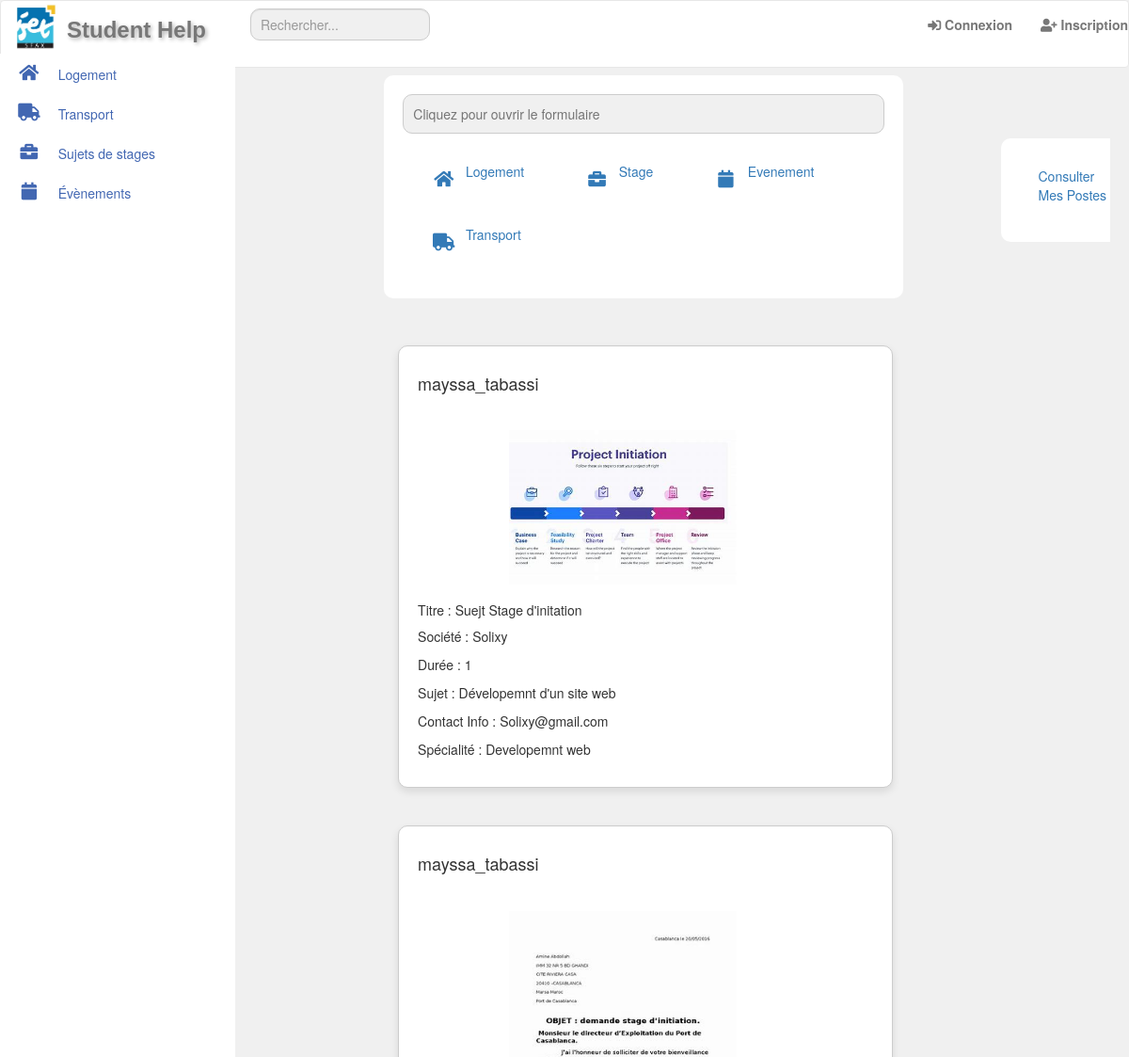
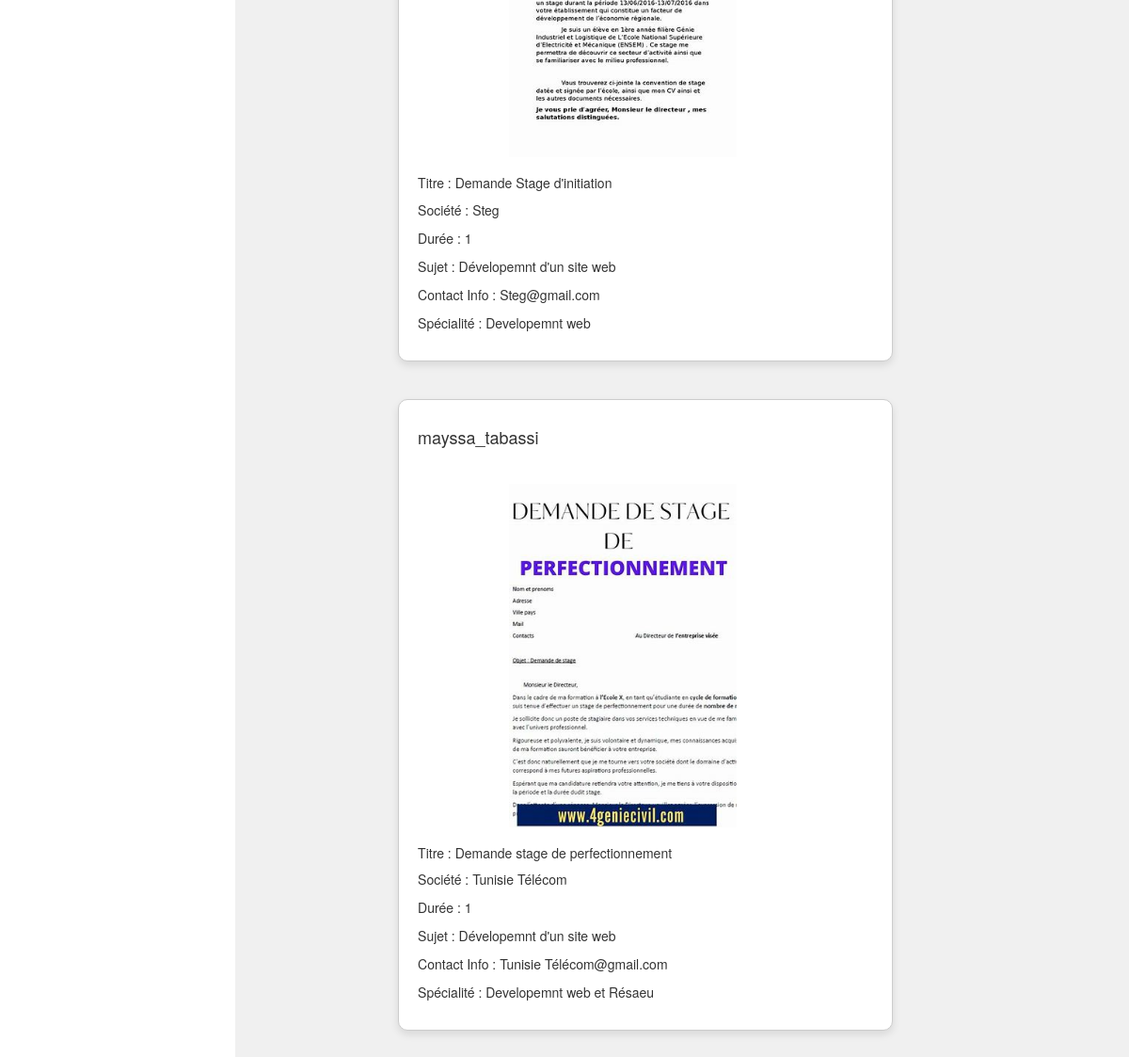
Screenshot of /stage/ with the database file from the repository (2 pictures, top to bottom).
### Student/models.py (models this page shows)
class Post(models.Model):
    OFFRE = 0
    DEMANDE = 1
    TYPE_CHOICES = [
        (OFFRE, 'Offre'),
        (DEMANDE, 'Demande'),
    ]
    Title = models.CharField(max_length=200)
    Type = models.IntegerField(choices=TYPE_CHOICES)
    Date = models.DateTimeField(default=timezone.now)
    Image = models.ImageField(upload_to='media', blank=True)
    author = models.ForeignKey(User, on_delete=models.CASCADE, null=True)
    def image_preview(self):
        if self.Image:
            return mark_safe('<img src="{}" width="150" height="150" />'.format(self.Image.url))
        else:
            return 'No Image'
    class Meta:
        abstract = True

class Stage(Post):
    OUVRIER = 1
    TECHNICIEN = 2
    PFE = 3
    TYPE_CHOICES = [
        (OUVRIER, 'Ouvrier'),
        (TECHNICIEN, 'Technicien'),
        (PFE, 'Projet de Fin dÉtudes'),
    ]
    Stage_type = models.IntegerField(choices=TYPE_CHOICES)
    Société = models.CharField(max_length=200)
    Durée = models.IntegerField()
    Sujet = models.CharField(max_length=200)
    Contactinfo = models.CharField(max_length=200)
    Spécialité = models.CharField(max_length=100)

### Student/views.py (the view)
# urls.py: path('stage/', StageListView.as_view(), name='stage-list'),
class StageListView(ListView):
    model = Stage
    template_name = 'List/StageList.html'

### templates/List/StageList.html (shortened to what this page needs)
{% extends 'base.html' %}
{% block content %}
<div class="list">
    <div class="card">
        <input type="text" placeholder="Cliquez pour ouvrir le formulaire" onclick="window.location.href='{% url 'create-logement' %}'">
        <div class="buttons">
            <a class="button" href="{% url 'create-logement' %}">
                <span class="fa-stack fa-lg pull-left"><i class="fa fa-home fa-stack-1x"></i></span>
                Logement
            </a>
            <a class="button" href="{% url 'create-stage' %}">
                <span class="fa-stack fa-lg pull-left"><i class="fa fa-briefcase fa-stack-1x"></i></span>
                Stage
            </a>
            <div class="dropdown">
                <a class="button" href="#">
                    <span class="fa-stack fa-lg pull-left"><i class="fa fa-calendar fa-stack-1x"></i></span>
                    Evenement
                </a>
            </div>
            <a class="button" href="{% url 'create-transport' %}">
                <span class="fa-stack fa-lg pull-left"><i class="fa fa-truck fa-stack-1x "></i></span>
                Transport
            </a>
        </div>
    </div>
    <div class="card5" style="width: 18rem;">
        <div class="card-body">
          <a href="{% url 'mespost-view' %}" class="button">Consulter Mes Postes</a>
        </div>
      </div>
    <div class="container2">
        <ul class="post-list">
            {% for post in object_list %}
            <div class="card2">
               <h4><p class="card-text">{{ post.author }}</p></h4>
                {% if post.Image %}
                     {{ post.image_preview|safe }}
                {% else %}
                    <img src="media/anonyme1.png">
                {% endif %}
                <div class="card-body">
                    <h5 class="card-title">Titre : {{ post.Title }}</h5>
                    <p class="card-text">Société : {{ post.Société }}</p>
                    <p class="card-text">Durée : {{ post.Durée }}</p>
                    <p class="card-text">Sujet : {{ post.Sujet }}</p>
                    <p class="card-text">Contact Info : {{ post.Contactinfo }}</p>
                    <p class="card-text">Spécialité : {{ post.Spécialité }}</p>
                </div>
            </div>
            {% endfor %}
        </ul>
    </div>
</div>
{% endblock %}

### templates/base.html (shortened to what this page needs)
{% load static %}
<!DOCTYPE html>
<html>
<head>
</head>
<body style="background-color: #f0f0f0;">
    {% include 'navbar.html' %}
<div style="display: flex;">
    <div style="flex: 0 0 200px; background-color: #f0f0f0;">
        {% include 'sidebar.html' %}
    <div style="flex: 1; padding: 20px;">
        {% block content %}
        {% endblock %}
    </div>
</body>

### templates/navbar.html (shortened to what this page needs)
{% load static %}
<nav class="navbar navbar-default no-margin" style="background-color: white; position: fixed; width: 100%; z-index: 1000;">
   <div class="navbar-header fixed-brand">
        <img src="{% static 'iset.jpg' %}" alt="">
        <div class="logo">
            <a class="navbar-brand" href="">Student Help</a>
        </div>
</div>
        <form class="navbar-form navbar-left compact-search-form" method="GET" action="{% url 'search' %}">
            <div class="form-group">
                <input type="text" class="form-control" name="q" placeholder="Rechercher...">
            </div>
        </form>
        <ul class="nav navbar-nav navbar-right">
            {% if user.is_authenticated %}
            <li >
                <a class="nav-link" href="#"style="padding: 18px 10px;">Hello,{{user}}</a>
            </li>
            <li class="nav-item active">
                <form action="{% url 'logout' %}" method="post">
                    {% csrf_token %}
                    <button type="submit" class="nav-link custom-link" style="padding: 18px 10px;">
                        <i class="fas fa-sign-out-alt"></i>
                        Déconnexion
                    </button>
                </form>
            </li>
            {% else %}
            <li >
                <a class="nav-link custom-link" href="{% url 'login' %}">
                    <i class="fas fa-sign-in-alt"></i>
                    Connexion
                </a>
            </li>
            <li >
                <a class="nav-link custom-link" href="{% url 'register' %}">
                    <i class="fas fa-user-plus"></i>
                    Inscription
                </a>
            </li>
            {% endif %}
        </ul>
</nav>

### templates/sidebar.html (shortened to what this page needs)
<!DOCTYPE html>
<html lang="en">
<head>
   <link rel="stylesheet" href="https://maxcdn.bootstrapcdn.com/font-awesome/4.5.0/css/font-awesome.min.css">
   <link rel="stylesheet" href="https://maxcdn.bootstrapcdn.com/bootstrap/3.4.1/css/bootstrap.min.css">
</head>
<body>
  <head>
    <link rel="stylesheet" href="https://maxcdn.bootstrapcdn.com/font-awesome/4.5.0/css/font-awesome.min.css">
    <link rel="stylesheet" href="https://cdnjs.cloudflare.com/ajax/libs/font-awesome/5.15.4/css/all.min.css" />
 </head>
 <body>
    <div id="wrapper">
      <div id="sidebar-wrapper" style="position: fixed; top: 57px; height: calc(100% - 20px); overflow-y: auto; z-index: 1000; background-color: #fff;">
         <ul class="sidebar-nav nav-pills nav-stacked" id="menu">
            <li>
               <a href="{% url 'logement-list' %}" style="color: #4267B2;"><span class="fa-stack fa-lg pull-left"><i class="fa fa-home fa-stack-1x"></i></span>Logement </a>
            </li>
            <li>
               <a href="{% url 'transport-list' %}" style="color: #4267B2;"> <span class="fa-stack fa-lg pull-left"> <i class="fa fa-truck fa-stack-1x "></i></span>Transport</a>
            </li>
            <li>
               <a href="{% url 'stage-list' %}" style="color: #4267B2;"><span class="fa-stack fa-lg pull-left"><i class="fa fa-briefcase fa-stack-1x"></i></span>Sujets de stages</a>
            </li>
          <li>
           <a href="#" style="color: #4267B2;"><span class="fa-stack fa-lg pull-left"><i class="fa fa-calendar fa-stack-1x"></i></span> Évènements</a>
        </li>
         </ul>
      </div>
   </div>
 </body>
 </html>
</body>
</html>

### templates/navbar.html (style rules this page uses)
.custom-link { border: none; background: none; padding: 0; color: #333; font-weight: bold; text-decoration: none; display: flex; align-items: center; }
.navbar-default .navbar-brand { color: #0a68ba; text-shadow: 2px 2px 4px rgba(0, 0, 0, 0.3); font-weight: bold; font-size: 24px; font-family: 'Arial', sans-serif; margin-left: 55px; margin-top: -49px; margin-bottom: 3px; }
img { width: 55px; margin-left: 10px; margin-button: 5px; }

### templates/sidebar.html (style rules this page uses)
#wrapper { padding-left: 250px; }
#sidebar-wrapper { width: 250px; }
.nav-pills > li > a { border-radius: 0; }
#wrapper { padding-left: 0; -webkit-transition: all 0.5s ease; -moz-transition: all 0.5s ease; -o-transition: all 0.5s ease; transition: all 0.5s ease; overflow: hidden; }
#sidebar-wrapper { z-index: 1000; position: absolute; left: 250px; width: 0; height: 100%; margin-left: -250px; overflow-y: auto; background: #f7f5f5; -webkit-transition: all 0.5s ease; -moz-transition: all 0.5s ease; -o-transition: all 0.5s ease; transition: all 0.5s ease; }
.fixed-brand { width: auto; }
.sidebar-nav { position: absolute; top: 0; width: 250px; margin: 0; padding: 0; list-style: none; margin-top: 2px; }
.sidebar-nav li { text-indent: 15px; line-height: 40px; }
.sidebar-nav li a { display: block; text-decoration: none; color: #5960c6; }
.no-margin { margin: 0; }
@media (min-width: 768px) { #wrapper { padding-left: 250px; } }
@media (min-width: 768px) { .fixed-brand { width: 250px; } }
@media (min-width: 768px) { #sidebar-wrapper { width: 250px; } }

### templates/List/StageList.html (style rules this page uses)
.card2 { width: 100%; padding: 20px; margin-bottom: 20px; border: 1px solid #ccc; border-radius: 5px; box-shadow: 0 0 10px rgba(0, 0, 0, 0.1); display: flex; flex-direction: column; }
.card2 { width: 100%; padding: 20px; margin-bottom: 20px; border: 1px solid #ccc; border-radius: 5px; box-shadow: 0 0 10px rgba(0, 0, 0, 0.1); }
.card2 img { width: 100%; height: auto; margin-bottom: 10px; }
.card5 { background-color: white; border-radius: 10px; padding: 20px; margin: 20px; width: calc(65% - 40px); margin-bottom: 20px; position: relative; left: 85%; bottom: 190px; }
.dropdown { position: relative; display: inline-block; }
.card2 { background-color: white; width: calc(65% - 40px); border: 1px solid #ccc; border-radius: 10px; padding: 20px; box-shadow: 0 4px 8px rgba(0, 0, 0, 0.1); margin-bottom: 40px; position: relative; left: 13%; bottom: 100px; }
.card2 img { max-width: 50%; height: auto; margin-left:20% }
input[type="text"] { width: 100%; background-color: #f0f0f0; padding: 10px; border: 1px solid #ccc; border-radius: 10px; margin-bottom: 20px; box-sizing: border-box; }
.button { background-color: white; padding: 10px 20px; text-align: left; text-decoration: none; display: inline-block; border-radius: 10px; margin-right: 10px; margin-bottom: 10px; }
.list { overflow: hidden; }
.card { background-color: white; border-radius: 10px; padding: 20px; margin: 20px; width: calc(65% - 40px); margin-bottom: 20px; position: relative; left: 13%; margin-top: 60px; }

### rows the page displays
Stage: author "mayssa_tabassi", image_preview (picture), Title "Suejt Stage d'initation", Société "Solixy", Durée "1", Sujet "Dévelopemnt d'un site web", Contactinfo "Solixy@gmail.com", Spécialité "Developemnt web"
Stage: author "mayssa_tabassi", image_preview (picture), Title "Demande Stage d'initiation", Société "Steg", Durée "1", Sujet "Dévelopemnt d'un site web", Contactinfo "Steg@gmail.com", Spécialité "Developemnt web"
Stage: author "mayssa_tabassi", image_preview (picture), Title "Demande stage de perfectionnement", Société "Tunisie Télécom", Durée "1", Sujet "Dévelopemnt d'un site web", Contactinfo "Tunisie Télécom@gmail.com", Spécialité "Developemnt web et Résaeu"
